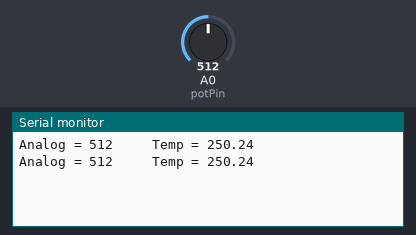
Bench run of a sketch on a simulated Arduino Uno, built with avr-gcc and run on an emulated ATmega328P. Parts: the last lines printed to the serial monitor. Inputs (shaded band) come from the test bench; at power-on: A0 (potPin) = 512.

Above: at 1.8 s.
1.9 s: A0 (potPin) set to 716
At 2.8 s:
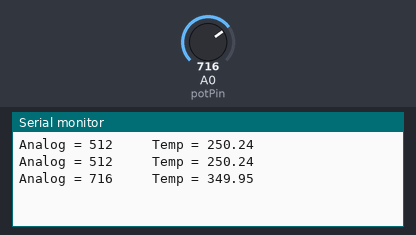
3.4 s: A0 (potPin) set to 900
At 4.4 s:
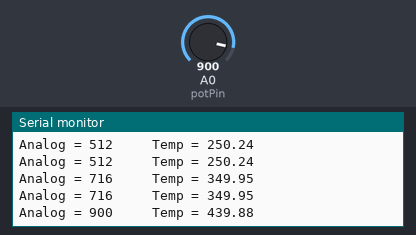
Timing chart, 0 to 6.4 s (numbered marks = the images above; inputs shaded):
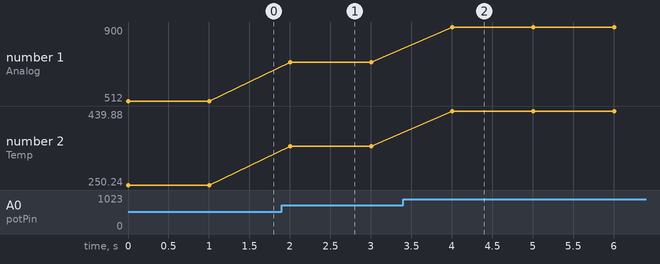

The sketch:

LM35.ino
```cpp
#define potPin  A0

void setup()
{
  Serial.begin(9600);
}
void loop ()
{
  int aRead = 0;
  aRead = analogRead(potPin);

  Serial.print("Analog = ");
  Serial.print(aRead);

  float tempC = aRead * 0.48875;

  Serial.print("     Temp = ");
  Serial.println(tempC);
  delay(1000);
}
```

Measured:
- after the input at 1.9 s, the serial monitor: prints a new line after 0.10 s (image 1)
- after the input at 3.4 s, the serial monitor: prints a new line after 0.60 s (image 2)
- plotted number 1: 512 → 716 after the input at 1.9 s, 716 → 900 after the input at 3.4 s
- plotted number 2: 250.24 → 349.95 after the input at 1.9 s, 349.95 → 439.88 after the input at 3.4 s
